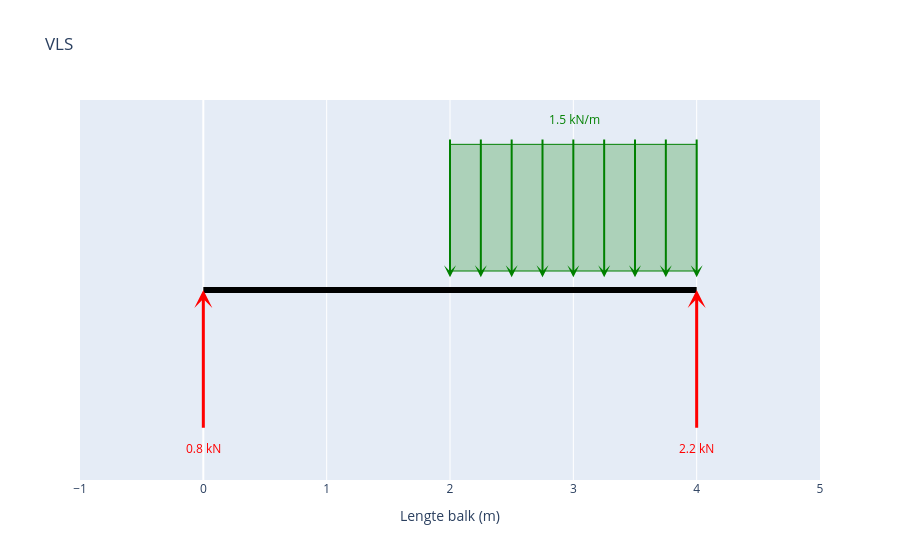

Here is the notebook cell this chart was saved with:
### Markdown cell above
## Vrij-Lichaam-Schema

### Code cell
fig_vls = maak_vls_plotly()
fig_vls.show()

### Figure 1 — Plotly figure (JSON) as saved in the notebook; plotly's stock layout.template omitted (floating-point values rounded to 4 significant figures)
{"data": [{"hoverinfo": "skip", "line": {"color": "black", "width": 6}, "mode": "lines", "type": "scatter", "x": [0, 4], "y": [0, 0]}], "layout": {"annotations": [{"arrowcolor": "green", "arrowhead": 3, "arrowsize": 1, "arrowwidth": 2, "ax": 2, "axref": "x", "ay": 1.2, "ayref": "y", "showarrow": true, "text": "", "x": 2, "xref": "x", "y": 0.1, "yref": "y"}, {"arrowcolor": "green", "arrowhead": 3, "arrowsize": 1, "arrowwidth": 2, "ax": 2.25, "axref": "x", "ay": 1.2, "ayref": "y", "showarrow": true, "text": "", "x": 2.25, "xref": "x", "y": 0.1, "yref": "y"}, {"arrowcolor": "green", "arrowhead": 3, "arrowsize": 1, "arrowwidth": 2, "ax": 2.5, "axref": "x", "ay": 1.2, "ayref": "y", "showarrow": true, "text": "", "x": 2.5, "xref": "x", "y": 0.1, "yref": "y"}, {"arrowcolor": "green", "arrowhead": 3, "arrowsize": 1, "arrowwidth": 2, "ax": 2.75, "axref": "x", "ay": 1.2, "ayref": "y", "showarrow": true, "text": "", "x": 2.75, "xref": "x", "y": 0.1, "yref": "y"}, {"arrowcolor": "green", "arrowhead": 3, "arrowsize": 1, "arrowwidth": 2, "ax": 3, "axref": "x", "ay": 1.2, "ayref": "y", "showarrow": true, "text": "", "x": 3, "xref": "x", "y": 0.1, "yref": "y"}, {"arrowcolor": "green", "arrowhead": 3, "arrowsize": 1, "arrowwidth": 2, "ax": 3.25, "axref": "x", "ay": 1.2, "ayref": "y", "showarrow": true, "text": "", "x": 3.25, "xref": "x", "y": 0.1, "yref": "y"}, {"arrowcolor": "green", "arrowhead": 3, "arrowsize": 1, "arrowwidth": 2, "ax": 3.5, "axref": "x", "ay": 1.2, "ayref": "y", "showarrow": true, "text": "", "x": 3.5, "xref": "x", "y": 0.1, "yref": "y"}, {"arrowcolor": "green", "arrowhead": 3, "arrowsize": 1, "arrowwidth": 2, "ax": 3.75, "axref": "x", "ay": 1.2, "ayref": "y", "showarrow": true, "text": "", "x": 3.75, "xref": "x", "y": 0.1, "yref": "y"}, {"arrowcolor": "green", "arrowhead": 3, "arrowsize": 1, "arrowwidth": 2, "ax": 4, "axref": "x", "ay": 1.2, "ayref": "y", "showarrow": true, "text": "", "x": 4, "xref": "x", "y": 0.1, "yref": "y"}, {"font": {"color": "green"}, "showarrow": false, "text": " 1.5 kN/m", "x": 3, "y": 1.35}, {"arrowcolor": "red", "arrowhead": 3, "arrowsize": 1, "arrowwidth": 3, "ax": 0, "axref": "x", "ay": -1.1, "ayref": "y", "showarrow": true, "text": "", "x": 0, "xref": "x", "y": 0, "yref": "y"}, {"font": {"color": "red"}, "showarrow": false, "text": "0.8 kN", "x": 0, "y": -1.25}, {"arrowcolor": "red", "arrowhead": 3, "arrowsize": 1, "arrowwidth": 3, "ax": 4, "axref": "x", "ay": -1.1, "ayref": "y", "showarrow": true, "text": "", "x": 4, "xref": "x", "y": 0, "yref": "y"}, {"font": {"color": "red"}, "showarrow": false, "text": "2.2 kN", "x": 4, "y": -1.25}], "autosize": true, "shapes": [{"fillcolor": "rgba(0,128,0,0.25)", "line": {"color": "green", "width": 1}, "type": "rect", "x0": 2, "x1": 4, "y0": 0.15, "y1": 1.15}], "showlegend": false, "title": {"text": "VLS"}, "xaxis": {"autorange": false, "dtick": 1, "range": [-1, 5], "title": {"text": "Lengte balk (m)"}, "type": "linear"}, "yaxis": {"autorange": false, "range": [-1.5, 1.5], "showgrid": false, "showticklabels": false, "title": {}, "type": "linear", "zeroline": false}}}
